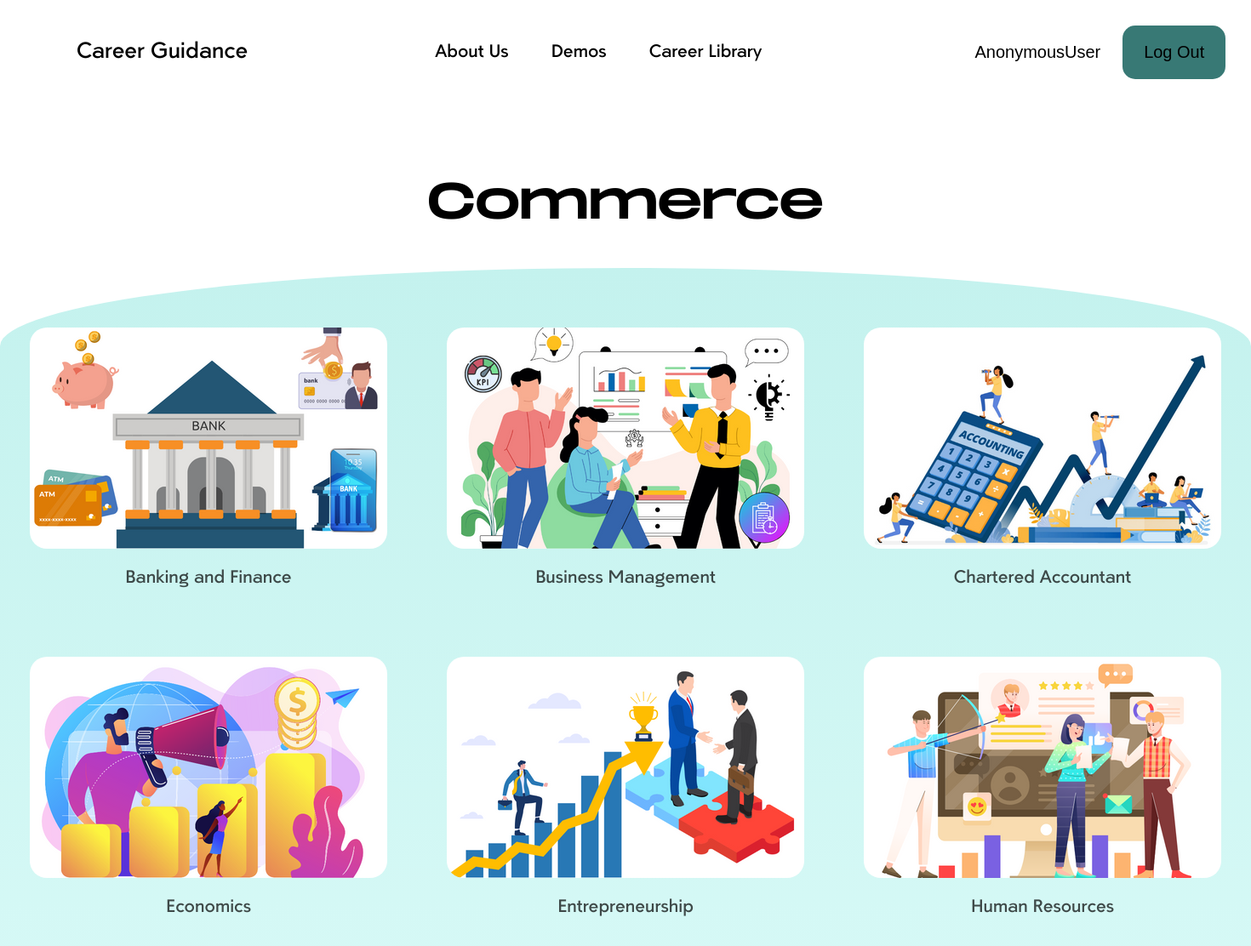
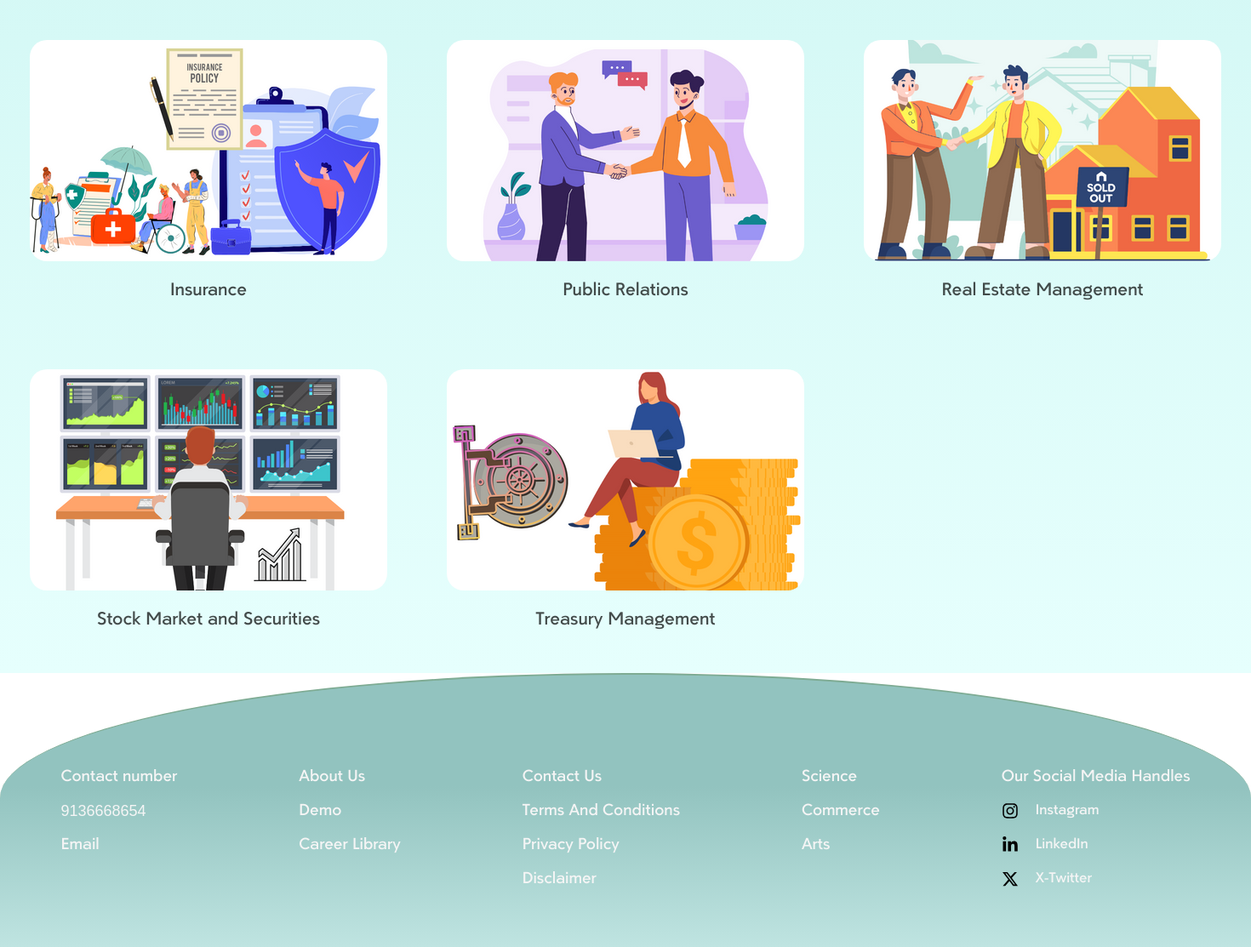
Page /stream/2 on the committed database (2 pictures, top to bottom).
### app/models.py (models this page shows, shortened)
class Gallery(models.Model):
    BRANCH_CHOICES = (
        ('Science', 'science'),
        ('Commerce', 'commerce'),
        ('Arts', 'arts'),
    )
    title = models.CharField(max_length=100)
    image = models.ImageField(upload_to='static/media')
    branch = models.CharField(max_length=100, choices=BRANCH_CHOICES, default='science')

### app/views.py (the view)
# urls.py: path('stream/<id>', views.stream, name='stream'),
def stream(request, id):
    stream = ""
    if id == '1':
        stream = "Science"
    elif id == '2':
        stream = 'Commerce'
    elif id == '3':
        stream = 'Arts'
    gallery_objects = Gallery.objects.filter(branch=stream)
    context = {
        'stream': stream,
        'gallery_object': gallery_objects,
    }
    return render(request, 'stream.html', context)

### templates/stream.html (shortened to what this page needs)
<!DOCTYPE html>
<html lang="en">
<head>
    <link rel="stylesheet" href="../static/css/science.css">
</head>
<body>
    <div class="container3-1">
        <div class="navbar">
            <div class="left-header">
                    <a href="{% url 'home' %}">
                        <p>Career Guidance</p>
                    </a>
            </div>
            <div class="center-menu">
                <div class="list-1">
                    <ul class="list1-1-1">
                        <li class="list1-1">About Us</li>
                        <li class="list1-1">Demos</li>
                        <li class="list1-1">
                            <a href="{% url 'careerLibrary' %}"> Career Library </a>
                        </li>
                    </ul>
                </div>
            </div>
            <div class="login-details">
                <button> {{ user }} </button>
                <button class="lgin">
                    <a href="{% url 'logout_view' %}">
                        Log Out
                    </a>
                </button>
            </div>
        </div>
        <div class="science">
            <div class="head">
                {{stream}}
            </div>
        </div>
        <div class="sci-career-option">
            <div class="grid">
                {% for gallery_obj in gallery_object %}
                <div class="grid1">
                    <img src="{{ gallery_obj.image.url }}" alt="{{ gallery_obj.title }}" class="pics">
                    <a href="{% url 'error' %}">
                        <p class="para">{{ gallery_obj.title }}</p>
                    </a>
                </div>
                {% endfor%}
            </div>
        </div>
    </div>
    <div class="footer">
        <div class="contact">
            <p>Contact number</p>
            <p class="no">9136668654</p>
            <p>Email</p>
        </div>
        <div class="menu">
            <ul class="list1">
                <li>About Us</li>
                <li>Demo</li>
                <li>Career Library</li>
            </ul>
        </div>
        <div class="policy">
            <ul class="list2">
                <li>Contact Us</li>
                <li>Terms And Conditions</li>
                <li>Privacy Policy</li>
                <li>Disclaimer</li>
            </ul>
        </div>
        <div class="career-options">
            <ul class="list3">
                <li>Science</li>
                <li>Commerce</li>
                <li>Arts</li>
            </ul>
        </div>
        <div class="social">
            <p>Our Social Media Handles</p>
            <ul class="list4">
                <li class="list4-1"><img src="../static/img/instagram.svg" width="20px" height="20px" alt="">
                <p>Instagram</p></li>
                <li class="list4-1"><img src="../static/img/linkedin-in.svg" width="20px" height="20px" alt="">
                <p>LinkedIn</p></li>
                <li class="list4-1"><img src="../static/img/x-twitter.svg" width="20px" height="20px" alt="">
                <p>X-Twitter</p></li>
            </ul>
        </div>
    </div>
</body>
</html>

### static/css/science.css (style rules this page uses)
* { padding: 0px; margin: 0px; }
.list1-1 { list-style-type: none; }
.navbar { font-family: paloseco-medium; padding: 10px 10px; display: flex; align-items: center; font-size: 20px; }
.left-header { position: relative; left: 80px; font-size: 25px; }
.center-menu { position: relative; left: 300px; }
.login-details { position: relative; left: 550px; }
.lgin { padding: 20px 25px; color: white; background-color:#387975 ; border-radius: 15px; margin: 20px; }
.list1-1-1 { display: flex; gap: 50px; }
button { background-color: transparent; border: none; font-size: 20px; }
.science { margin-block: 80px 40px; display: flex; justify-content: center; font-size: 60px ; font-family:monument-regular ; }
.grid { display: grid; grid-template-columns: 1fr 1fr 1fr; justify-items: center; text-align: center; font-size: 20px; font-family: paloseco-medium; row-gap: 80px; }
.para { margin-top: 15px; opacity: .7; }
.pics { border-radius: 20px; }
.sci-career-option { padding-bottom: 50px; border-radius: 800px 800px 0px 0px/ 100px; padding-top: 70px; background: linear-gradient(180deg, rgba(196, 242, 238, 1) 0%, rgba(230, 255, 253, 1) 100%); }
.footer { display: flex; border-top:2px solid rgb(126, 171, 147); border-radius: 2000px 2000px 0px 0px/ 400px ; background: linear-gradient(180deg, rgba(146, 195, 191, 1) 41%, rgba(191, 228, 225, 1) 100%); color: whitesmoke; font-family:paloseco-medium; justify-content: space-around; line-height: 40px; font-size: 18px; padding-block: 100px 60px; }
li { list-style-type: none; }
.no { font-family:'Franklin Gothic Medium', 'Arial Narrow', Arial, sans-serif; }
.list4-1 { display: flex; font-size: 16px; align-items: center; gap: 20px; }
a { text-decoration: none; color: black; }

### rows in the picture
Gallery: image (picture), title "Banking and Finance"
Gallery: image (picture), title "Business Management"
Gallery: image (picture), title "Chartered Accountant"
Gallery: image (picture), title "Economics"
Gallery: image (picture), title "Entrepreneurship"
Gallery: image (picture), title "Human Resources"
Gallery: image (picture), title "Insurance"
Gallery: image (picture), title "Public Relations"
Gallery: image (picture), title "Real Estate Management"
Gallery: image (picture), title "Stock Market and Securities"
Gallery: image (picture), title "Treasury Management"

### other values in the picture
{{ user }} "AnonymousUser"
{{ stream }} "Commerce"
